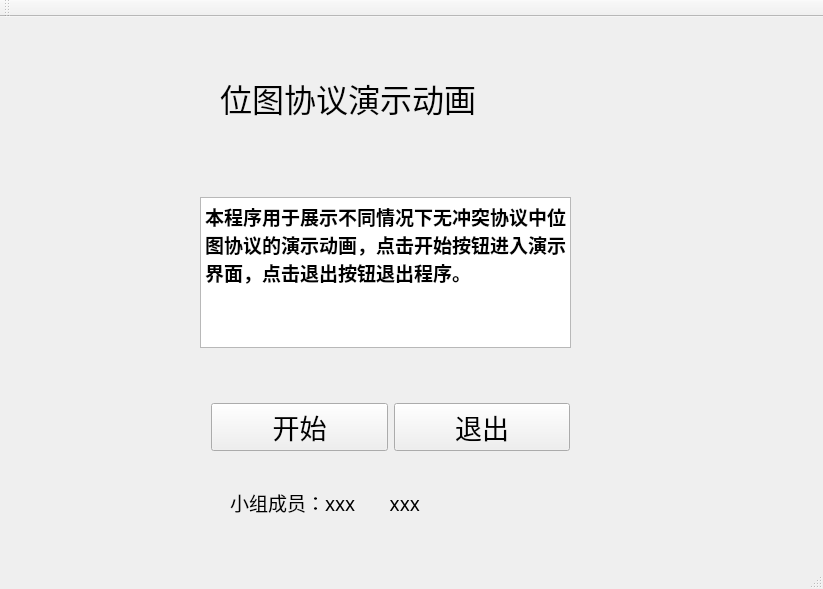
<?xml version="1.0" encoding="UTF-8"?>
<ui version="4.0">
 <class>MainWindow</class>
 <widget class="QMainWindow" name="MainWindow">
  <property name="geometry">
   <rect>
    <x>0</x>
    <y>0</y>
    <width>823</width>
    <height>589</height>
   </rect>
  </property>
  <property name="font">
   <font>
    <family>宋体</family>
    <pointsize>12</pointsize>
   </font>
  </property>
  <property name="windowTitle">
   <string>MainWindow</string>
  </property>
  <property name="styleSheet">
   <string notr="true"/>
  </property>
  <widget class="QWidget" name="centralWidget">
   <widget class="QLabel" name="title">
    <property name="geometry">
     <rect>
      <x>220</x>
      <y>50</y>
      <width>341</width>
      <height>61</height>
     </rect>
    </property>
    <property name="font">
     <font>
      <family>宋体</family>
      <pointsize>24</pointsize>
     </font>
    </property>
    <property name="whatsThis">
     <string>&lt;html&gt;&lt;head/&gt;&lt;body&gt;&lt;p&gt;程序内容&lt;/p&gt;&lt;/body&gt;&lt;/html&gt;</string>
    </property>
    <property name="styleSheet">
     <string notr="true"/>
    </property>
    <property name="text">
     <string>位图协议演示动画</string>
    </property>
   </widget>
   <widget class="QWidget" name="horizontalLayoutWidget">
    <property name="geometry">
     <rect>
      <x>200</x>
      <y>370</y>
      <width>381</width>
      <height>81</height>
     </rect>
    </property>
    <layout class="QHBoxLayout" name="horizontalLayout">
     <item>
      <widget class="QPushButton" name="entry">
       <property name="font">
        <font>
         <family>宋体</family>
         <pointsize>20</pointsize>
        </font>
       </property>
       <property name="whatsThis">
        <string>&lt;html&gt;&lt;head/&gt;&lt;body&gt;&lt;p&gt;跳转到动画界面&lt;/p&gt;&lt;/body&gt;&lt;/html&gt;</string>
       </property>
       <property name="text">
        <string>开始</string>
       </property>
      </widget>
     </item>
     <item>
      <widget class="QPushButton" name="exit">
       <property name="font">
        <font>
         <family>宋体</family>
         <pointsize>20</pointsize>
        </font>
       </property>
       <property name="whatsThis">
        <string>&lt;html&gt;&lt;head/&gt;&lt;body&gt;&lt;p&gt;退出程序&lt;/p&gt;&lt;/body&gt;&lt;/html&gt;</string>
       </property>
       <property name="text">
        <string>退出</string>
       </property>
      </widget>
     </item>
    </layout>
   </widget>
   <widget class="QLabel" name="groupname">
    <property name="geometry">
     <rect>
      <x>230</x>
      <y>460</y>
      <width>301</width>
      <height>51</height>
     </rect>
    </property>
    <property name="font">
     <font>
      <family>宋体</family>
      <pointsize>14</pointsize>
     </font>
    </property>
    <property name="whatsThis">
     <string>&lt;html&gt;&lt;head/&gt;&lt;body&gt;&lt;p&gt;组内成员&lt;/p&gt;&lt;/body&gt;&lt;/html&gt;</string>
    </property>
    <property name="text">
     <string>小组成员：xxx       xxx</string>
    </property>
   </widget>
   <widget class="QTextBrowser" name="textBrowser">
    <property name="geometry">
     <rect>
      <x>200</x>
      <y>180</y>
      <width>371</width>
      <height>151</height>
     </rect>
    </property>
    <property name="font">
     <font>
      <family>宋体</family>
      <pointsize>20</pointsize>
     </font>
    </property>
    <property name="styleSheet">
     <string notr="true">border-image: url(:/Image/background1.jpg);</string>
    </property>
    <property name="html">
     <string>&lt;!DOCTYPE HTML PUBLIC &quot;-//W3C//DTD HTML 4.0//EN&quot; &quot;http://www.w3.org/TR/REC-html40/strict.dtd&quot;&gt;
&lt;html&gt;&lt;head&gt;&lt;meta name=&quot;qrichtext&quot; content=&quot;1&quot; /&gt;&lt;style type=&quot;text/css&quot;&gt;
p, li { white-space: pre-wrap; }
&lt;/style&gt;&lt;/head&gt;&lt;body style=&quot; font-family:'宋体'; font-size:20pt; font-weight:400; font-style:normal;&quot;&gt;
&lt;p style=&quot; margin-top:0px; margin-bottom:0px; margin-left:0px; margin-right:0px; -qt-block-indent:0; text-indent:0px;&quot;&gt;&lt;span style=&quot; font-family:'SimSun'; font-size:14pt; font-weight:600;&quot;&gt;本程序用于展示不同情况下无冲突协议中位图协议的演示动画，点击开始按钮进入演示界面，点击退出按钮退出程序。&lt;/span&gt;&lt;/p&gt;&lt;/body&gt;&lt;/html&gt;</string>
    </property>
   </widget>
  </widget>
  <widget class="QToolBar" name="mainToolBar">
   <attribute name="toolBarArea">
    <enum>TopToolBarArea</enum>
   </attribute>
   <attribute name="toolBarBreak">
    <bool>false</bool>
   </attribute>
  </widget>
  <widget class="QStatusBar" name="statusBar"/>
  <widget class="QMenuBar" name="menuBar">
   <property name="geometry">
    <rect>
     <x>0</x>
     <y>0</y>
     <width>823</width>
     <height>26</height>
    </rect>
   </property>
  </widget>
 </widget>
 <layoutdefault spacing="6" margin="11"/>
 <resources/>
 <connections/>
</ui>
